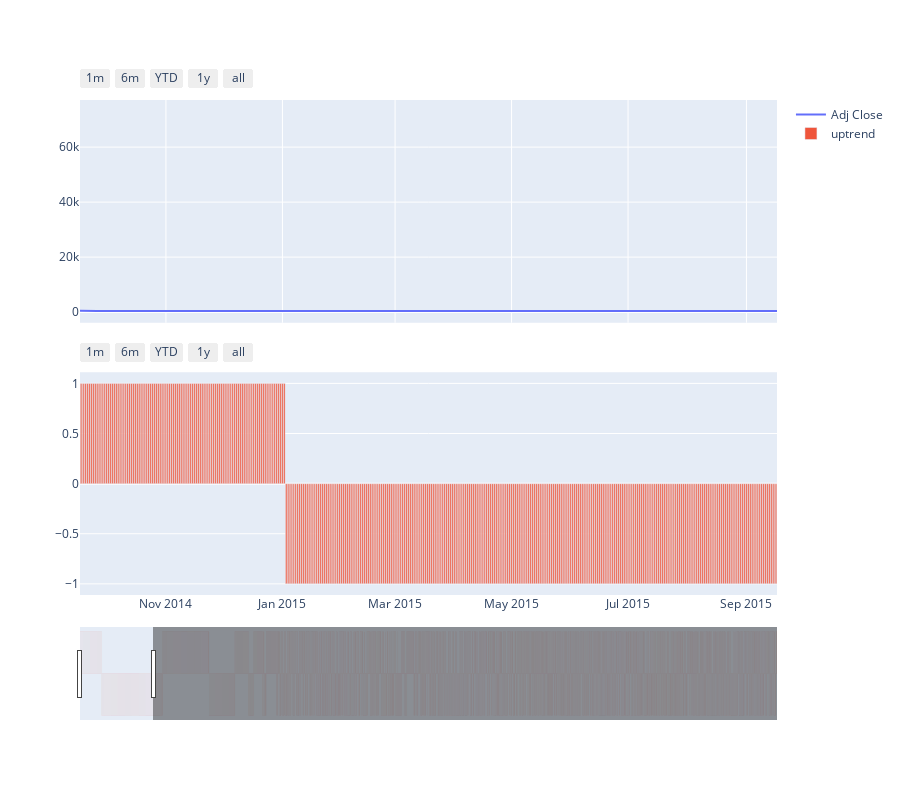

The notebook cell saved with this chart:
### Code cell
Compare_Plot_bar(Df = df,X_axis =  'Date', column1 = 'Adj Close',column2 = 'uptrend')

### Figure 1 — Plotly figure (JSON) as saved in the notebook; plotly's stock layout.template omitted (floating-point values rounded to 4 significant figures; data arrays with more than 128 entries replaced by an {"elided": "..."} marker saying what was removed)
{"data": [{"mode": "lines", "name": "Adj Close", "type": "scatter", "x": {"elided": "3480 str values"}, "xaxis": "x", "y": {"elided": "3480 float values"}, "yaxis": "y"}, {"name": "uptrend", "type": "bar", "x": {"elided": "3480 str values"}, "xaxis": "x2", "y": {"elided": "3480 int values"}, "yaxis": "y2"}], "layout": {"height": 800, "xaxis": {"anchor": "y", "domain": [0, 1], "matches": "x2", "rangeselector": {"buttons": [{"count": 1, "label": "1m", "step": "month", "stepmode": "backward"}, {"count": 6, "label": "6m", "step": "month", "stepmode": "backward"}, {"count": 1, "label": "YTD", "step": "year", "stepmode": "todate"}, {"count": 1, "label": "1y", "step": "year", "stepmode": "backward"}, {"step": "all"}]}, "showticklabels": false}, "xaxis2": {"anchor": "y2", "domain": [0, 1], "range": ["2014-09-17T00:00:00", "2015-09-17T00:00:00"], "rangeselector": {"buttons": [{"count": 1, "label": "1m", "step": "month", "stepmode": "backward"}, {"count": 6, "label": "6m", "step": "month", "stepmode": "backward"}, {"count": 1, "label": "YTD", "step": "year", "stepmode": "todate"}, {"count": 1, "label": "1y", "step": "year", "stepmode": "backward"}, {"step": "all"}]}, "rangeslider": {"visible": true}, "type": "date"}, "yaxis": {"anchor": "x", "domain": [0.55, 1]}, "yaxis2": {"anchor": "x2", "domain": [0, 0.45]}}}
